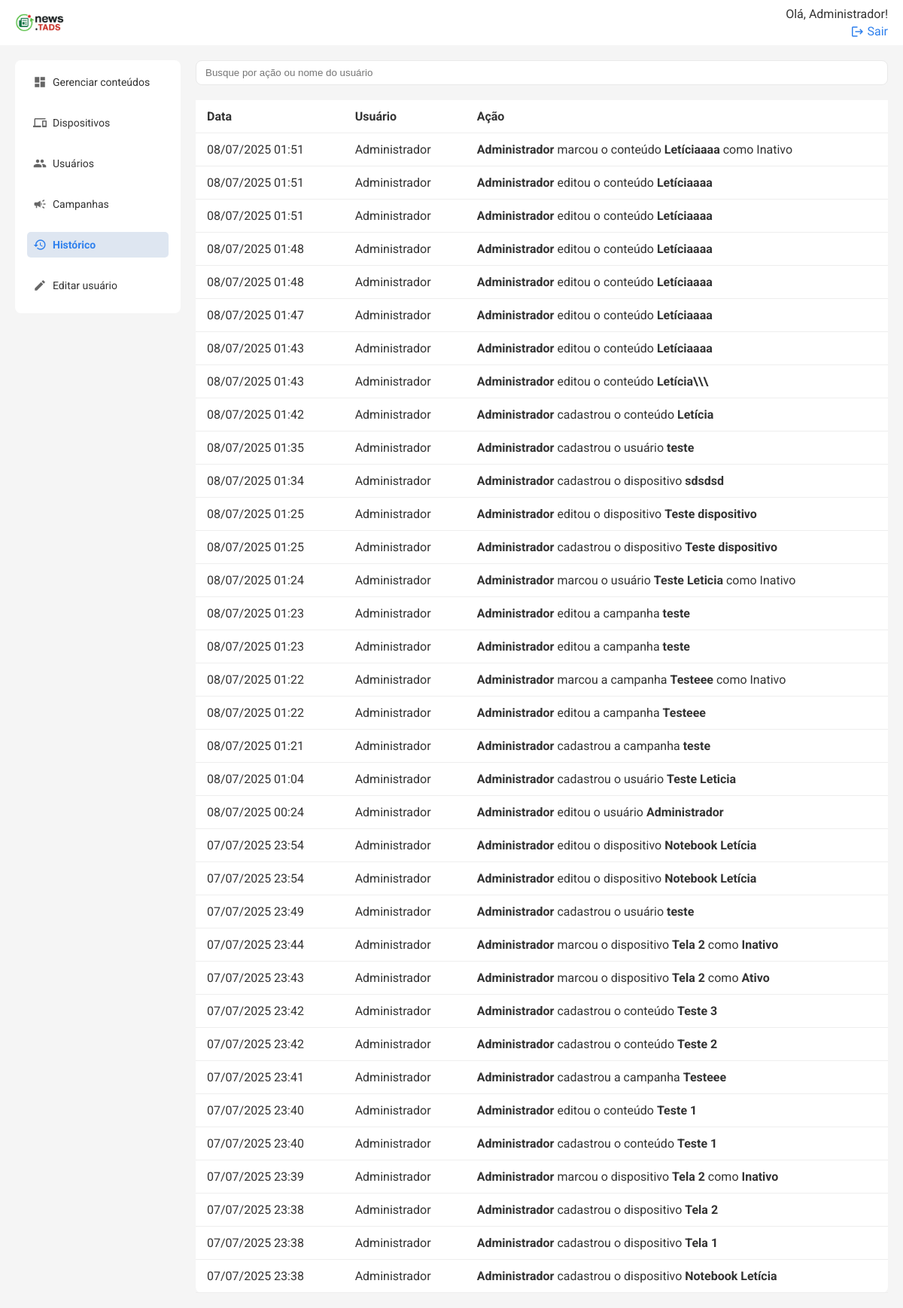
Page /historico (signed in) on the committed database.
### models.py (models this page shows, shortened)
class User(db.Model):
    id = db.Column(db.Integer, primary_key=True)
    name = db.Column(db.String(50), nullable=False)
    email = db.Column(db.String(120), nullable=False, unique=True)
    status = db.Column(db.String(10), nullable=False, default='Ativo')
    senha = db.Column(db.String(100), nullable=False)
    logs = db.relationship('Log', backref=db.backref('user'))
    is_admin = db.Column(db.Boolean, default=False)

class Historico(db.Model):
    id = db.Column(db.Integer, primary_key=True)
    acao = db.Column(db.String(255), nullable=False)
    data = db.Column(db.DateTime, default=datetime.utcnow)
    usuario_id = db.Column(db.Integer, db.ForeignKey('user.id'))
    usuario = db.relationship('User', backref='historicos')

### routes/historico.py (the view)
@historico_bp.route('/historico')
@login_required
@admin_required
def listar_historico():
    registros = Historico.query.order_by(Historico.data.desc()).all()
    for r in registros:
        r.data_local = para_fuso_local(r.data)
    return render_template('historico.html', historico=registros)

### timezone.py (called while the page is built)
def para_fuso_local(dt):
    if dt.tzinfo is None:
        from pytz import utc
        dt = utc.localize(dt)
    return dt.astimezone(FUSO_MS)

### templates/historico.html (shortened to what this page needs)
{% extends 'base.html' %} {% block title %}Histórico{% endblock %} {% block
content %}
<div class="search-cta">
    <input
        type="text"
        placeholder="Busque por ação ou nome do usuário"
        class="search"
        id="buscaHistorico"
    />
</div>
<div class="table-wrapper">
    <table class="table">
        <thead>
            <tr>
                <th>Data</th>
                <th>Usuário</th>
                <th>Ação</th>
            </tr>
        </thead>
        <tbody id="historicoTableBody">
            {% for item in historico %}
            <tr>
                <td>{{ item.data_local.strftime('%d/%m/%Y %H:%M') }}</td>
                <td>{{ item.usuario.name if item.usuario else 'Sistema' }}</td>
                <td>{{ item.acao|safe }}</td>
            </tr>
            {% endfor %}
        </tbody>
    </table>
</div>
{% endblock %}

### templates/base.html (shortened to what this page needs)
<!DOCTYPE html>
<html lang="pt-BR">
    <head>
        <link
            rel="stylesheet"
            href="{{ url_for('static', filename='css/styles.css') }}"
        />
    </head>
    <body>
        {% include 'topo.html' %}
        <div class="container">
            {% include 'menu.html' %}
            <main class="content">{% block content %}{% endblock %}</main>
        </div>
    </body>
</html>

### templates/topo.html (shortened to what this page needs)
<header class="topbar">
    <a href="{{ url_for('conteudos.listar_conteudos') }}" class="logo-topo">
        <img
            src="{{ url_for('static', filename='images/if_news.png') }}"
            alt="IFMS Logo"
            style="height: 24px; vertical-align: middle; margin-right: 8px"
        />
    </a>
    <div class="profile">
        {% if session['user_name'] %}
        <span>Olá, {{ session['user_name'] }}!</span>
        <a href="{{ url_for('auth.logout') }}">
            <span class="material-icons">logout</span>
            Sair
        </a>
        {% else %}
        <a href="{{ url_for('auth.login_usuario') }}">Entrar</a>
        {% endif %}
    </div>
</header>

### templates/menu.html
<aside class="sidebar">
    <nav>
        <a
            href="{{ url_for('conteudos.listar_conteudos') }}"
            class="{% if request.path == url_for('conteudos.listar_conteudos') %}active{% endif %}"
        >
            <span class="material-icons">dashboard</span>
            Gerenciar conteúdos
        </a>
        <a
            href="{{ url_for('telas.listar_dispositivos') }}"
            class="{% if request.path == url_for('telas.listar_dispositivos') %}active{% endif %}"
        >
            <span class="material-icons">devices</span>
            Dispositivos
        </a>
        {% if session.get('user_id') and session.get('is_admin') %}
        <a
            href="{{ url_for('users.listar_usuarios') }}"
            class="{% if request.path == url_for('users.listar_usuarios') %}active{% endif %}"
        >
            <span class="material-icons">people</span>
            Usuários
        </a>
        {% endif %}
        <a
            href="{{ url_for('campanhas.listar_campanhas') }}"
            class="{% if request.path == url_for('campanhas.listar_campanhas') %}active{% endif %}"
        >
            <span class="material-icons">campaign</span>
            Campanhas
        </a>
        {% if session.get('user_id') and session.get('is_admin') %}
        <a
            href="{{ url_for('historico.listar_historico') }}"
            class="{% if request.path == url_for('historico.listar_historico') %}active{% endif %}"
        >
            <span class="material-icons">history</span>
            Histórico
        </a>
        {% endif %}
        <a href="#" id="editProfileLink">
            <span class="material-icons">edit</span>
            Editar usuário
        </a>
    </nav>
</aside>

### static/css/styles.css (style rules this page uses)
* { box-sizing: border-box; }
body { margin: 0; font-family: 'Roboto', sans-serif; color: #333; background-color: #f5f5f5; }
.container { display: flex; height: 100vh; }
.sidebar { width: 220px; background: #ffffff; font-size: 14px; padding: 12px 16px 0 16px; box-sizing: border-box; margin: 80px 0 0 20px; border-radius: 8px; height: fit-content; }
.sidebar nav a { display: flex; align-items: center; gap: 8px; margin-bottom: 20px; text-decoration: none; color: #333; padding: 8px; border-radius: 5px; transition: background 0.3s; }
.sidebar nav a .material-icons { font-size: 20px; color: #666; }
.sidebar nav a.active .material-icons { color: #2f80ed; }
.sidebar nav a.active { background: #dee6f1; font-weight: bold; color: #2f80ed; }
.content { flex: 1; display: flex; flex-direction: column; padding: 20px; margin-top: 60px; box-sizing: border-box; overflow: hidden; height: calc(100vh - 60px); }
.table-wrapper { flex: 1; overflow-y: auto; }
.table thead th { position: sticky; top: 0; background: white; z-index: 1; }
.topbar { width: 100%; background: #ffffff; padding-inline: 20px; box-sizing: border-box; display: flex; justify-content: space-between; align-items: center; position: fixed; top: 0; left: 0; height: 60px; z-index: 100; }
.topbar .profile a { text-align: right; font-size: 16px; color: #2f80ed; text-decoration: none; display: flex; align-items: center; gap: 4px; }
.topbar .profile a .material-icons { font-size: 16px; }
.profile { display: flex; flex-direction: column; align-items: flex-end; gap: 4px; }
.search-cta { display: flex; gap: 12px; margin-bottom: 20px; }
.search { padding: 8px 12px; width: 100%; border: 1px solid #e9e9e9; border-radius: 8px; outline: none; }
.table { width: 100%; border-collapse: collapse; background: white; border-radius: 8px; }
.table th, .table td { padding: 12px 15px; border-bottom: 1px solid #eee; vertical-align: middle; }
.table th { text-align: left; }
.material-icons { font-size: 18px !important; vertical-align: middle; }

### rows in the picture
User: user_name "Administrador"
Historico: data_local "08/07/2025 01:51", usuario "Administrador", acao "Administrador marcou o conteúdo Letíciaaaa como Inativo"
Historico: data_local "08/07/2025 01:51", usuario "Administrador", acao "Administrador editou o conteúdo Letíciaaaa"
Historico: data_local "08/07/2025 01:51", usuario "Administrador", acao "Administrador editou o conteúdo Letíciaaaa"
Historico: data_local "08/07/2025 01:48", usuario "Administrador", acao "Administrador editou o conteúdo Letíciaaaa"
Historico: data_local "08/07/2025 01:48", usuario "Administrador", acao "Administrador editou o conteúdo Letíciaaaa"
Historico: data_local "08/07/2025 01:47", usuario "Administrador", acao "Administrador editou o conteúdo Letíciaaaa"
Historico: data_local "08/07/2025 01:43", usuario "Administrador", acao "Administrador editou o conteúdo Letíciaaaa"
Historico: data_local "08/07/2025 01:43", usuario "Administrador", acao "Administrador editou o conteúdo Letícia\\\\\\"
Historico: data_local "08/07/2025 01:42", usuario "Administrador", acao "Administrador cadastrou o conteúdo Letícia"
Historico: data_local "08/07/2025 01:35", usuario "Administrador", acao "Administrador cadastrou o usuário teste"
Historico: data_local "08/07/2025 01:34", usuario "Administrador", acao "Administrador cadastrou o dispositivo sdsdsd"
Historico: data_local "08/07/2025 01:25", usuario "Administrador", acao "Administrador editou o dispositivo Teste dispositivo"
Historico: data_local "08/07/2025 01:25", usuario "Administrador", acao "Administrador cadastrou o dispositivo Teste dispositivo"
Historico: data_local "08/07/2025 01:24", usuario "Administrador", acao "Administrador marcou o usuário Teste Leticia como Inativo"
Historico: data_local "08/07/2025 01:23", usuario "Administrador", acao "Administrador editou a campanha teste"
Historico: data_local "08/07/2025 01:23", usuario "Administrador", acao "Administrador editou a campanha teste"
Historico: data_local "08/07/2025 01:22", usuario "Administrador", acao "Administrador marcou a campanha Testeee como Inativo"
Historico: data_local "08/07/2025 01:22", usuario "Administrador", acao "Administrador editou a campanha Testeee"
Historico: data_local "08/07/2025 01:21", usuario "Administrador", acao "Administrador cadastrou a campanha teste"
Historico: data_local "08/07/2025 01:04", usuario "Administrador", acao "Administrador cadastrou o usuário Teste Leticia"
Historico: data_local "08/07/2025 00:24", usuario "Administrador", acao "Administrador editou o usuário Administrador"
Historico: data_local "07/07/2025 23:54", usuario "Administrador", acao "Administrador editou o dispositivo Notebook Letícia"
Historico: data_local "07/07/2025 23:54", usuario "Administrador", acao "Administrador editou o dispositivo Notebook Letícia"
Historico: data_local "07/07/2025 23:49", usuario "Administrador", acao "Administrador cadastrou o usuário teste"
Historico: data_local "07/07/2025 23:44", usuario "Administrador", acao "Administrador marcou o dispositivo Tela 2 como Inativo"
Historico: data_local "07/07/2025 23:43", usuario "Administrador", acao "Administrador marcou o dispositivo Tela 2 como Ativo"
Historico: data_local "07/07/2025 23:42", usuario "Administrador", acao "Administrador cadastrou o conteúdo Teste 3"
Historico: data_local "07/07/2025 23:42", usuario "Administrador", acao "Administrador cadastrou o conteúdo Teste 2"
Historico: data_local "07/07/2025 23:41", usuario "Administrador", acao "Administrador cadastrou a campanha Testeee"
Historico: data_local "07/07/2025 23:40", usuario "Administrador", acao "Administrador editou o conteúdo Teste 1"
Historico: data_local "07/07/2025 23:40", usuario "Administrador", acao "Administrador cadastrou o conteúdo Teste 1"
Historico: data_local "07/07/2025 23:39", usuario "Administrador", acao "Administrador marcou o dispositivo Tela 2 como Inativo"
Historico: data_local "07/07/2025 23:38", usuario "Administrador", acao "Administrador cadastrou o dispositivo Tela 2"
Historico: data_local "07/07/2025 23:38", usuario "Administrador", acao "Administrador cadastrou o dispositivo Tela 1"
Historico: data_local "07/07/2025 23:38", usuario "Administrador", acao "Administrador cadastrou o dispositivo Notebook Letícia"
